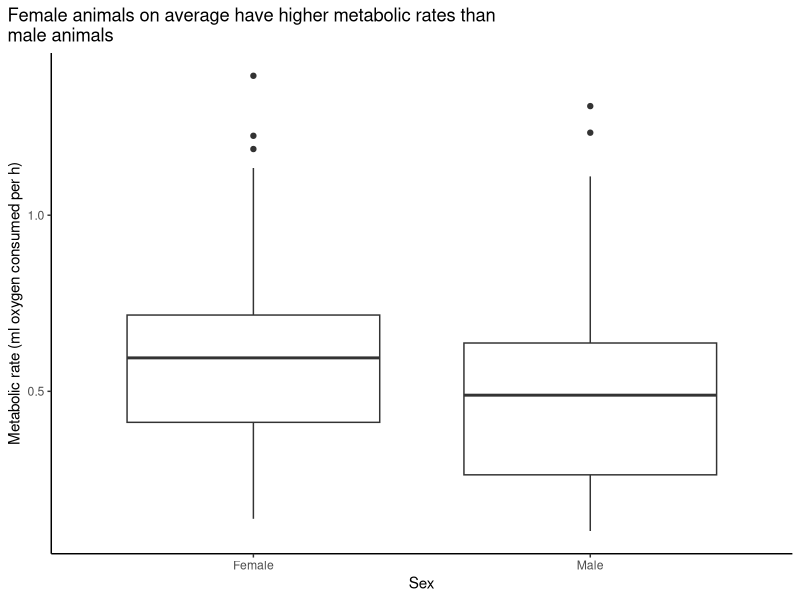

Reproduce this figure in R.
## ---- chunk 1
# load packages
library(tidyverse)
## ---- chunk 2
raw_data <- read_csv("raw_data/data.csv")
## ---- chunk 3
ggplot(raw_data) +
  theme_classic() +
  theme(plot.title.position = "plot") +
  geom_boxplot(aes(Sex, VO2_ml_per_h)) +
  scale_x_discrete(labels = c("Female", "Male")) +
  labs(x = "Sex", y = "Metabolic rate (ml oxygen consumed per h)", title = "Female animals on average have higher metabolic rates than\nmale animals")
